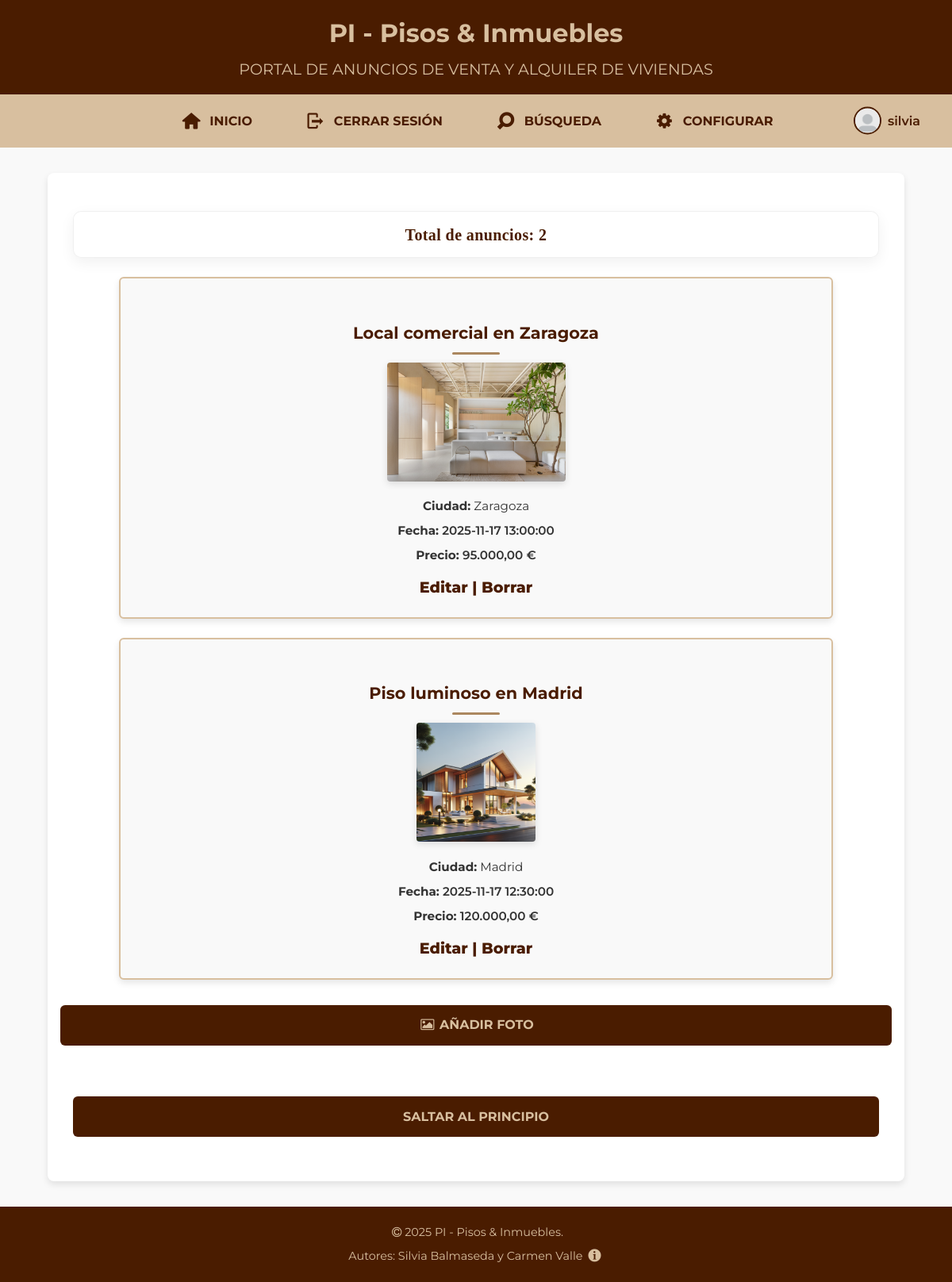
Page /mis-anuncios (signed in) on the committed database.
### tables this page shows
CREATE TABLE `anuncios` (
  `IdAnuncio` int(11) NOT NULL,
  `TAnuncio` smallint(6) DEFAULT NULL,
  `TVivienda` smallint(6) DEFAULT NULL,
  `FPrincipal` varchar(200) DEFAULT NULL,
  `Alternativo` varchar(255) NOT NULL,
  `Titulo` varchar(255) DEFAULT NULL,
  `Precio` double(10,2) DEFAULT NULL,
  `Texto` text DEFAULT NULL,
  `Ciudad` varchar(100) DEFAULT NULL,
  `Pais` int(11) DEFAULT NULL,
  `Superficie` double(10,2) DEFAULT NULL,
  `NHabitaciones` int(11) DEFAULT NULL,
  `NBanyos` int(11) DEFAULT NULL,
  `Planta` int(11) DEFAULT NULL,
  `Anyo` int(11) DEFAULT NULL,
  `FRegistro` datetime DEFAULT NULL,
  `Usuario` int(11) DEFAULT NULL
);

### includes/precio.php (called while the page is built, shortened)
<?php
if (!function_exists('formatearPrecio')) {
    function formatearPrecio($valor){
        return number_format((float)$valor, 2, ',', '.') . ' €';
    }
}
if (!function_exists('resolve_image_url')) {
    function resolve_image_url($fotoCandidate) {
        $basename = basename($fotoCandidate);
        $pathRootImg = __DIR__ . '/../imagenes/' . $basename;
        $pathPractica = __DIR__ . '/../DAW/practica/imagenes/' . $basename;
        if (file_exists($pathPractica)) return '/phpDAW/DAW/practica/imagenes/' . $basename;
        return '/phpDAW/DAW/practica/imagenes/anuncio2.jpg';
    }
}
?>

### mis_anuncios.php (the view, shortened to what this page needs)
<?php
$cssPagina = "resultados.css";
require_once("cabecera.inc");
require_once("inicioLog.inc");
require_once __DIR__ . '/includes/conexion.php';
require_once __DIR__ . '/includes/precio.php';
$userId = $_SESSION['id'] ?? null;
$anuncios = [];
if ($userId && isset($conexion)) {
    $stmt = $conexion->prepare('SELECT IdAnuncio, Titulo, FPrincipal, FRegistro, Ciudad, Precio FROM Anuncios WHERE Usuario = ? ORDER BY FRegistro DESC');
    $stmt->execute([$userId]);
    $anuncios = $stmt->fetchAll(PDO::FETCH_ASSOC);
}
?>
<main>
    <section class="mis-anuncios">
    <?php if (empty($anuncios)): ?>
        <p>No has publicado anuncios todavía.</p>
    <?php else: ?>
        <div class="total-anuncios">
            <strong>Total de anuncios:</strong> <?= count($anuncios) ?>
        </div>
        <div class="anuncios-list">
            <?php foreach ($anuncios as $a): ?>
                <article>
                    <h2><?= htmlspecialchars($a['Titulo'] ?: 'Sin título') ?></h2>
                    <a href="anuncio/<?= $a['IdAnuncio'] ?>">
                        <?php $imgPath = resolve_image_url($a['FPrincipal'] ?? ''); ?>
                        <img src="<?= $imgPath ?>" alt="Foto" width="200" height="200">
                    </a>
                    <p><strong>Ciudad:</strong> <?= htmlspecialchars($a['Ciudad'] ?: '—') ?></p>
                    <p><strong>Fecha:</strong> <?= htmlspecialchars($a['FRegistro']) ?></p>
                    <p><strong>Precio:</strong> <span class="precio"><?php
                        $p = $a['Precio'] ?? null;
                        if ($p !== null && is_numeric($p) && function_exists('formatearPrecio')) {
                            echo formatearPrecio((float)$p);
                        } elseif ($p !== null) {
                            echo htmlspecialchars($p, ENT_QUOTES, 'UTF-8');
                        } else {
                            echo '—';
                        }
                    ?></span></p>
                    <p><a href="anuncio/<?= $a['IdAnuncio'] ?>/modificar">Editar</a> | <a href="borrar_anuncio.php?id=<?= $a['IdAnuncio'] ?>">Borrar</a></p>
                </article>
            <?php endforeach; ?>
        </div>
    <?php endif; ?>
  </section>
    <a href="anyadir_foto" class="btn">
      <i class="icon-foto"></i>
      <strong>AÑADIR FOTO</strong>
  </a>
  <?php require_once("salto.inc"); ?>
</main>
<?php
require_once("pie.inc");
?>

### index.php (shortened to what this page needs)
<?php
$requestUri = $_SERVER['REQUEST_URI'] ?? '/';
$scriptName = dirname($_SERVER['SCRIPT_NAME']);
$path = parse_url($requestUri, PHP_URL_PATH);
if ($scriptName && $scriptName !== '/') {
  $path = preg_replace('#^' . preg_quote($scriptName, '#') . '#', '', $path);
}
$path = '/' . trim($path, '/');
$segments = array_values(array_filter(explode('/', $path)));
function include_target($file) {
  $target = __DIR__ . '/' . ltrim($file, '/');
  if (file_exists($target)) {
    include $target;
    exit;
  }
  return false;
}
if (!empty($segments)) {
  if ($segments[0] === 'mis-anuncios') include_target('mis_anuncios.php');
}
require_once __DIR__ . '/includes/precio.php';
$cssPagina = "index.css";
require_once("cabecera.inc");
?>
  <?php
  require_once("salto.inc");
  ?>
<?php
require_once("pie.inc");
?>

### cabecera.inc (shortened to what this page needs)
<!DOCTYPE html>
<html lang="es">
<head>
  <link rel="stylesheet" href="/phpDAW/DAW/practica/fontello/css/fontello.css">
  <link rel="stylesheet" href="/phpDAW/DAW/practica/css/general.css" media="screen">
  <?php
  if (isset($cssPagina) && $cssPagina != '') {
      echo '<link rel="stylesheet" href="/phpDAW/DAW/practica/css/' . $cssPagina . '" media="screen">';
  }
  ?>
  <link rel="stylesheet" type="text/css" href="/phpDAW/DAW/practica/css/print-index.css" media="print">
  <link rel="alternate stylesheet" href="/phpDAW/DAW/practica/css/modo_oscuro.css" title="Modo oscuro">
  <link rel="alternate stylesheet" href="/phpDAW/DAW/practica/css/alto-contraste.css" title="Alto contraste" media="screen">
  <link rel="alternate stylesheet" href="/phpDAW/DAW/practica/css/accesibilidad.css" title="Letra grande" media="screen">
  <link rel="alternate stylesheet" href="/phpDAW/DAW/practica/css/alto-contraste-accesibilidad.css" title="Alto contraste y accesibilidad" media="screen">
</head>
<body>

### inicioLog.inc
<header id="inicio">
  <h1>PI - Pisos &amp; Inmuebles</h1>
  <h2>PORTAL DE ANUNCIOS DE VENTA Y ALQUILER DE VIVIENDAS</h2>
</header>
<nav>
    <ul class="menu">
        <li><a href="index_logueado">
                <i class="icon-home"></i>
                <strong>INICIO</strong>
            </a></li>
        <li><a href="logout">
                <i class="icon-baja"></i>
                <strong>CERRAR SESIÓN</strong></a></li>
        <li><a href="busqueda">
                <i class="icon-search"></i>
                <strong>BÚSQUEDA</strong>
            </a></li>
        <li><a href="/phpDAW/configurar">
                <i class="icon-cog"></i>
                <strong>CONFIGURAR</strong>
            </a></li>
        <li class="perfil">
            <a href="miperfil">
                <?php
                require_once __DIR__ . '/includes/precio.php';
                $avatar = '/phpDAW/DAW/practica/imagenes/default-avatar-profile-icon-vector-260nw-1909596082.webp';
                if (isset($_SESSION['foto']) && $_SESSION['foto'] !== '') {
                    $avatar = resolve_image_url($_SESSION['foto']);
                }
                ?>
                <img src="<?= htmlspecialchars($avatar, ENT_QUOTES, 'UTF-8') ?>" alt="Foto de perfil" class="perfil-foto">
                <?php
                if (isset($_SESSION['usuario'])) {
                    echo htmlspecialchars($_SESSION['usuario']);
                } else {
                    echo "Invitado";
                }
                ?>
            </a>
        </li>
    </ul>
</nav>

### salto.inc
<section>
        <a href="#inicio" class="btn"><strong>SALTAR AL PRINCIPIO</strong></a>
</section>

### pie.inc
<footer>
  <p><i class="icon-copyright"></i>2025 PI - Pisos &amp; Inmuebles.</p>
  <p>
    Autores: Silvia Balmaseda y Carmen Valle
    <a href="accesibilidad" title="Declaración de accesibilidad" style="color: inherit; text-decoration: underline;">
      <i class="icon-info" style="font-size: 1rem;"></i>
    </a>
  </p>
</footer>
</body>
</html>

### DAW/practica/css/general.css (style rules this page uses)
:root { --color-principal: #4a1c00; --color-secundario: #d8bf9f; --color-acento: #ab875f; --color-hover: #162500; --color-fondo: #f9f9f9; --color-texto: #333; --color-field: #fefaf5; --color-blanco: #fff; --radio-borde: 6px; --sombra: 0 4px 8px rgba(0, 0, 0, 0.1); --sombra-int: inset 0 0 5px rgba(0, 0, 0, 0.05); --fuente-base: 'Montserrat', 'Segoe UI', Tahoma, Geneva, Verdana, sans-serif; --tamano-base: 16px; --linea-base: 1.6; }
* { margin: 0; padding: 0; box-sizing: border-box; }
body { font-family: var(--fuente-base); font-size: var(--tamano-base); line-height: var(--linea-base); background-color: var(--color-fondo); color: var(--color-texto); }
a { color: var(--color-principal); text-decoration: none; }
header { background: var(--color-principal); color: var(--color-secundario); padding: 1rem 0; text-align: center; }
header h1 { font-size: 2rem; margin-bottom: 0.3rem; }
header h2 { font-size: 1.2rem; font-weight: 400; }
nav ul { list-style: none; display: flex; justify-content: center; align-items: center; gap: 2rem; background-color: var(--color-secundario); padding: 0.5rem 1rem; flex-wrap: wrap; }
nav ul li a { display: flex; align-items: center; gap: 0.5rem; color: var(--color-principal); font-weight: 600; text-decoration: none; padding: 0.5rem 1rem; border-radius: var(--radio-borde); transition: background-color 0.3s ease, color 0.3s ease; }
nav ul li a i { font-size: 22px; }
nav ul { list-style: none; display: flex; justify-content: center; align-items: center; gap: 2rem; background-color: var(--color-secundario); padding: 0.5rem 1rem; flex-wrap: wrap; position: relative; }
nav ul li.perfil { position: absolute; right: 1.5rem; top: 50%; transform: translateY(-50%); }
.perfil-foto { width: 35px; height: 35px; border-radius: 50%; object-fit: cover; border: 2px solid var(--color-principal); transition: transform 0.3s ease, border-color 0.3s ease; }
main { max-width: 90%; margin: 2rem auto; padding: 1rem; background-color: var(--color-blanco); border-radius: 8px; box-shadow: var(--sombra); }
main h2 { color: var(--color-principal); font-size: 2rem; margin-bottom: 1rem; text-align: center; }
main img { display: block; margin: 1rem auto; border-radius: 8px; box-shadow: 0 4px 12px rgba(0, 0, 0, 0.15); }
button, .btn { display: block; width: 100%; text-align: center; margin-top: 1.5rem; background-color: var(--color-principal); color: var(--color-secundario); padding: 0.8rem 0; border-radius: var(--radio-borde); font-weight: 600; font-size: 1rem; text-decoration: none; transition: background-color 0.3s ease, color 0.3s ease; }
section h2 { color: var(--color-hover); text-align: center; margin: 2rem auto 1.5rem; font-size: 1.8rem; position: relative; padding-bottom: 0.5rem; }
section h2::after { content: ""; display: block; width: 60px; height: 3px; background-color: var(--color-acento); margin: 0.5rem auto 0; border-radius: 2px; }
footer { text-align: center; padding: 1rem; background-color: var(--color-principal); color: var(--color-secundario); font-size: 0.9rem; margin-top: 2rem; }
footer p { margin: 0.3rem 0; }

### DAW/practica/css/accesibilidad.css (style rules this page uses)
:root { --fuente-base: 'Montserrat', 'Segoe UI', Tahoma, Geneva, Verdana, sans-serif; --tamano-base: 20px; --linea-base: 1.9; }
body { font-family: var(--fuente-base); font-size: var(--tamano-base); line-height: var(--linea-base); }
header h1 { font-size: 2.6rem; margin-bottom: 0.6rem; }
header h2 { font-size: 1.6rem; font-weight: 600; }
nav ul li a { font-size: 1.3rem; padding: 0.7rem 1.2rem; }
nav ul li a strong { font-size: 1.3rem; }
nav ul li a .material-symbols-outlined, nav ul li a i { font-size: 28px; }
main { font-size: 1.2rem; }
main h2 { font-size: 2.4rem; margin-bottom: 1.2rem; }
main p { font-size: 1.2rem; margin-bottom: 1rem; }
section h2 { font-size: 2.4rem; margin-bottom: 1.5rem; }
section p { font-size: 1.2rem; }
button, .btn { font-size: 1.4rem; padding: 1rem 1.5rem; }
button strong, .btn strong { font-size: 1.4rem; }
a { font-size: 1.2rem; }
footer { font-size: 1.2rem; }
footer p { margin: 0.4rem 0; font-size: 1.2rem; }

### rows in the picture
anuncios: Titulo "Local comercial en Zaragoza", FPrincipal (picture), Ciudad "Zaragoza", FRegistro "2025-11-17 13:00:00", Precio "95.000,00 €"
anuncios: Titulo "Piso luminoso en Madrid", FPrincipal (picture), Ciudad "Madrid", FRegistro "2025-11-17 12:30:00", Precio "120.000,00 €"

### other values in the picture
$_SESSION['usuario'] "silvia"
count($anuncios) "2"
